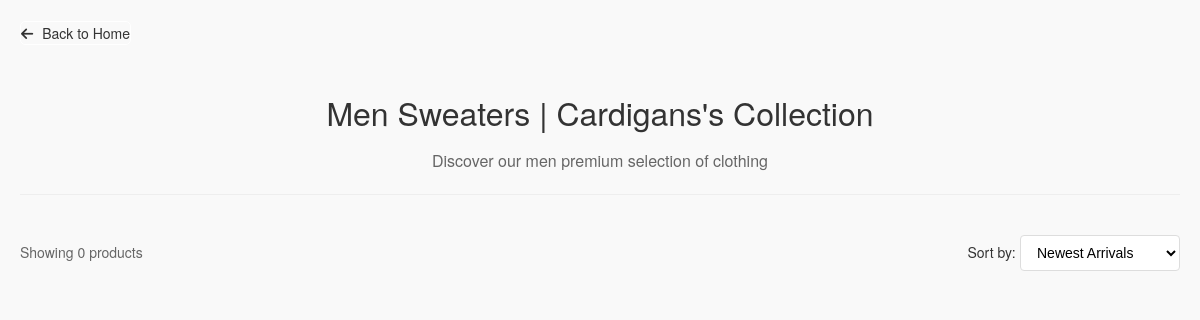
/men/sweaters_cardigans/, run on an earlier commit of the app's database.
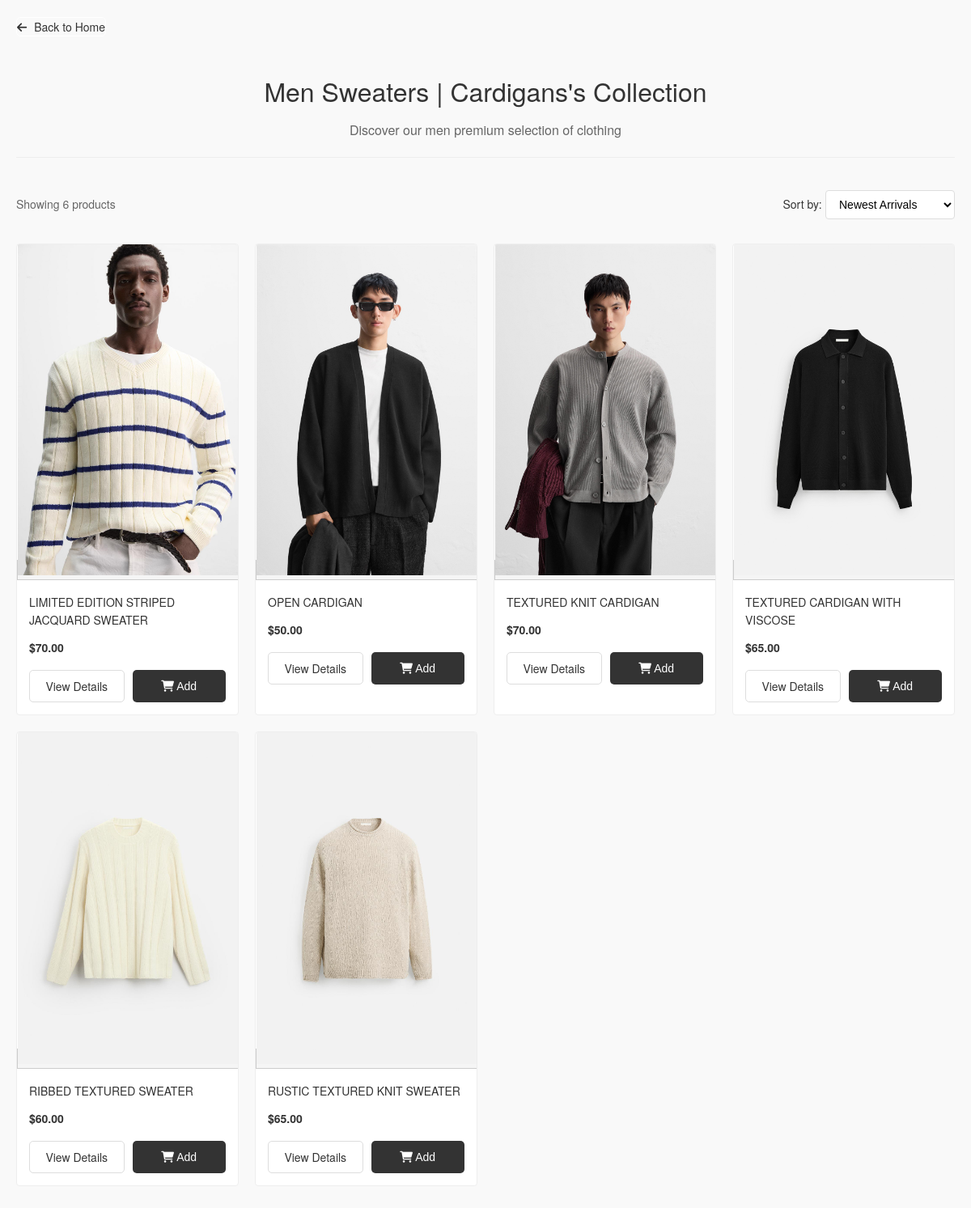
And on a later commit of the database.
### clothes/models.py (models this page shows, shortened)
class Product(models.Model):
    CATEGORY_CHOICES = [
        ('men', 'Men'),
        ('women', 'Women'),
    ]
    SUBCATEGORY_CHOICES = [
        ('shirts', 'Shirts'),
        ('t_shirts', 'T-Shirts'),
        ('polo_shirts', 'Polo Shirt'),
        ('jeans', 'Jeans'),
        ('jackets', 'Jackets'),
        ('blazers', 'Blazers'),
        ('dresses', 'Dresses'),
        ('trousers', 'Trousers'),
        ('hoodies_sweatshirts', 'Hoodies | Sweatshirts'),
        ('sweaters_cardigans', 'Sweater | Cardigans'),
        ('tops', 'Tops'),
        ('shorts', 'Shorts'),
        ('shoes', 'Shoes'),
        ('bags', 'Bags'),
        ('accessories', 'Accessories'),
        ('perfume', 'Perfume'),
    ]
    SIZE_CHOICES = [
        ('XS', 'Extra Small'),
        ('S', 'Small'),
        ('M', 'Medium'),
        ('L', 'Large'),
        ('XL', 'Extra Large'),
    ]
    product_id = models.CharField(max_length=50, unique=True)  # Barcode or unique ID
    name = models.CharField(max_length=200)
    category = models.CharField(max_length=50, choices=CATEGORY_CHOICES)
    subcategory = models.CharField(max_length=50, choices=SUBCATEGORY_CHOICES)
    description = models.TextField()
    sku = models.CharField(max_length=50, unique=True, blank=True, null=True)
    stock = models.PositiveIntegerField(default=0)
    price = models.DecimalField(max_digits=10, decimal_places=2)
    size = models.CharField(max_length=50, choices=SIZE_CHOICES)  # Size options
    image_name = models.CharField(max_length=100, blank=True, null=True)

### clothes/views.py (the view)
# urls.py: path('men/sweaters_cardigans/', views.men_sweaters_cardigans, name='men/men_sweaters_cardigans'),
def men_sweaters_cardigans(request):
    products = Product.objects.filter(category='men', subcategory='sweaters_cardigans')
    return render(request, 'men/men_sweaters_cardigans.html', {'products': products})

### clothes/templates/men/men_sweaters_cardigans.html (shortened to what this page needs)
{% load static %}
<!DOCTYPE html>
<html lang="en">
<head>
    <link rel="stylesheet" href="https://cdnjs.cloudflare.com/ajax/libs/font-awesome/6.0.0/css/all.min.css">
    <link rel="stylesheet" href="{% static 'Shop/shop.css' %}">
</head>
<body>
    <div class="shop-container">
        <a href="/" class="back-button">
            <i class="fas fa-arrow-left"></i> Back to Home
        </a>
        <div class="shop-header">
            <h1>Men Sweaters | Cardigans's Collection</h1>
            <p class="shop-subtitle">Discover our men premium selection of clothing</p>
        </div>
        <div class="shop-toolbar">
            <div class="results-count">
                Showing {{ products.count }} products
            </div>
            <div class="sort-options">
                <label for="sort">Sort by:</label>
                <select id="sort" name="sort">
                    <option value="newest">Newest Arrivals</option>
                </select>
            </div>
        </div>
        <div class="product-grid">
            {% for product in products %}
            <div class="product-card">
                <a href="{% url 'product_detail' product.id %}" class="product-image">
                    <img src="{% static 'Shop/' %}{{ product.image_name }}" alt="{{ product.name }}" loading="lazy">
                </a>
                <div class="product-info">
                    <h3>{{ product.name }}</h3>
                    <div class="price">
                        {% if product.discount_price %}
                        <span class="current-price">${{ product.discount_price }}</span>
                        <span class="original-price">${{ product.price }}</span>
                        {% else %}
                        <span class="current-price">${{ product.price }}</span>
                        {% endif %}
                    </div>
                    <div class="product-actions">
                        <a href="{% url 'product_detail' product.id %}" class="view-btn">View Details</a>
                        <button class="add-btn" data-product-id="{{ product.id }}">
                            <i class="fas fa-shopping-cart"></i> Add
                        </button>
                    </div>
                </div>
            </div>
            {% endfor %}
        </div>
    </div>
</body>
</html>

What changed in the data, as far as the page shows it:
now on this page (row edited): Product: image_name (picture), name "LIMITED EDITION STRIPED JACQUARD SWEATER", price "70.00"
now on this page (row edited): Product: image_name (picture), name "OPEN CARDIGAN", price "50.00"
now on this page (row edited): Product: image_name (picture), name "TEXTURED KNIT CARDIGAN", price "70.00"
now on this page (row edited): Product: image_name (picture), name "TEXTURED CARDIGAN WITH VISCOSE", price "65.00"
now on this page (row edited): Product: image_name (picture), name "RIBBED TEXTURED SWEATER", price "60.00"
now on this page (row edited): Product: image_name (picture), name "RUSTIC TEXTURED KNIT SWEATER", price "65.00"
Also different on the page:
{{ products.count }}: "0" → "6"
